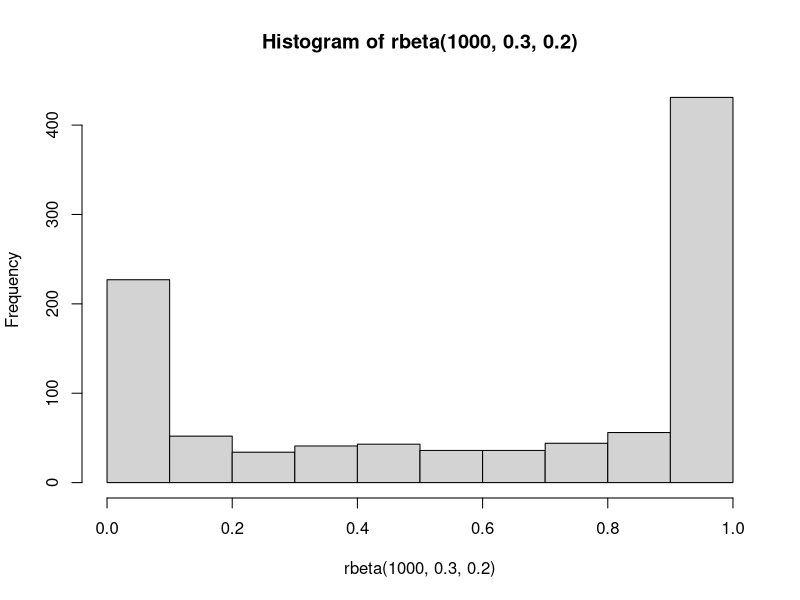

R code for this plot:
## ---- chunk 1
hist(rbeta(1000, 0.3, 0.2))
